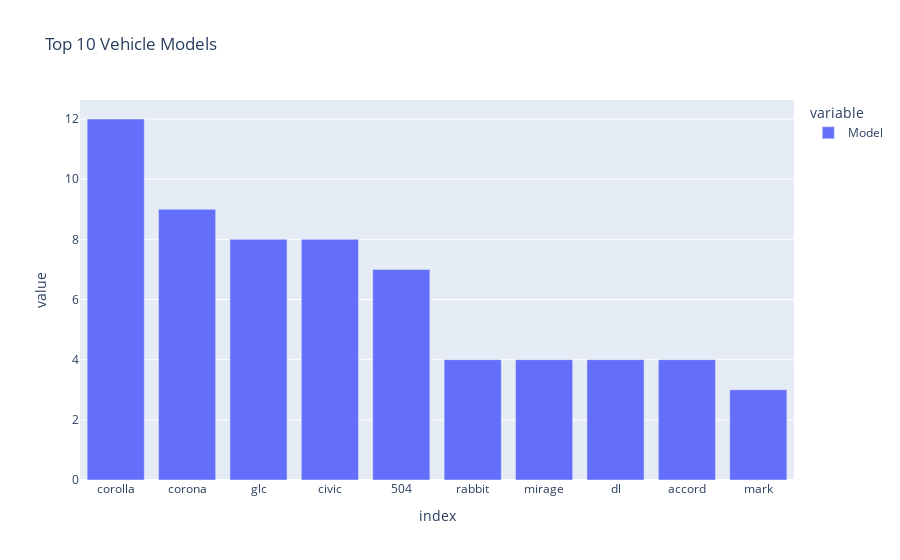

The notebook cell this image was saved under:
### Code cell
# Create a model columns
data["Model"] = data["CarName"].str.split(" ").str[1]
data["Model"].value_counts()

top_10_model = pd.Series(data["Model"].value_counts().head(n=10))
top_10_model_perc = pd.Series(data["Model"].value_counts(normalize=True).head(n=10))

px.bar(top_10_model, title="Top 10 Vehicle Models")

### Figure 1 — Plotly figure (JSON) as saved in the notebook; plotly's stock layout.template omitted (floating-point values rounded to 4 significant figures)
{"data": [{"alignmentgroup": "True", "hovertemplate": "variable=Model<br>index=%{x}<br>value=%{y}<extra></extra>", "legendgroup": "Model", "marker": {"color": "#636efa", "pattern": {"shape": ""}}, "name": "Model", "offsetgroup": "Model", "orientation": "v", "showlegend": true, "textposition": "auto", "type": "bar", "x": ["corolla", "corona", "glc", "civic", "504", "rabbit", "mirage", "dl", "accord", "mark"], "xaxis": "x", "y": [12, 9, 8, 8, 7, 4, 4, 4, 4, 3], "yaxis": "y"}], "layout": {"barmode": "relative", "legend": {"title": {"text": "variable"}, "tracegroupgap": 0}, "title": {"text": "Top 10 Vehicle Models"}, "xaxis": {"anchor": "y", "domain": [0, 1], "title": {"text": "index"}}, "yaxis": {"anchor": "x", "domain": [0, 1], "title": {"text": "value"}}}}
